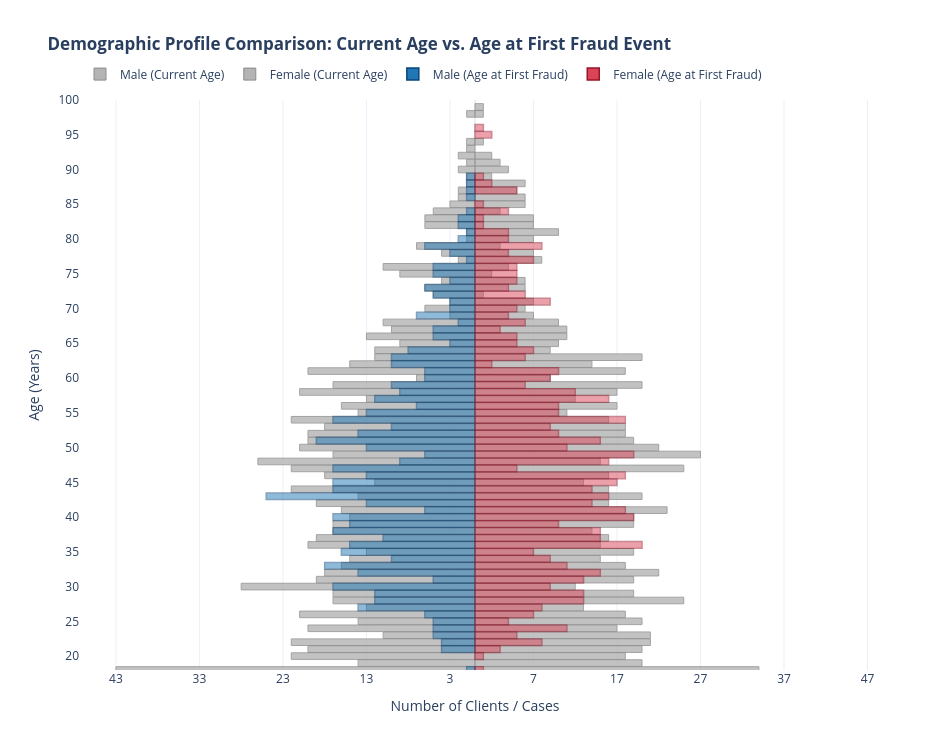

Here is the notebook cell this chart was saved with:
### Code cell
demographic_pd = demographic_df.toPandas()
males_gen = demographic_pd[demographic_pd["gender"] == "Male"]
females_gen = demographic_pd[demographic_pd["gender"] == "Female"]

demographic_first_fraud_age_pd = demographic_first_fraud_age_df.toPandas()
males_frd = demographic_first_fraud_age_pd[demographic_first_fraud_age_pd["gender"] == "Male"]
females_frd = demographic_first_fraud_age_pd[demographic_first_fraud_age_pd["gender"] == "Female"]


demographic_fig = go.Figure()

demographic_fig.add_trace(go.Bar(
    y=males_gen["current_age"],
    x=males_gen["count_pyramid"],
    name="Male (Current Age)",
    orientation="h",
    marker=dict(color="#B4B4B4", opacity=0.8, line=dict(color="#8C8C8C", width=1)),
    hovertemplate="<b>Age: %{y} years old</b><br>General Males: %{customdata:,}<extra></extra>",
    customdata=males_gen["count"]
))
demographic_fig.add_trace(go.Bar(
    y=females_gen["current_age"],
    x=females_gen["count_pyramid"],
    name="Female (Current Age)",
    orientation="h",
    marker=dict(color="#B4B4B4", opacity=0.8, line=dict(color="#8C8C8C", width=1)),
    hovertemplate="<b>Age: %{y} years old</b><br>General Females: %{x:,}<extra></extra>"
))

demographic_fig.add_trace(go.Bar(
    y=males_frd["age_at_first_fraud"],
    x=males_frd["count_pyramid"],
    name="Male (Age at First Fraud)",
    orientation="h",
    marker=dict(color="#1F77B4", opacity=0.5, line=dict(color="#0A4678", width=1.5)),
    hovertemplate="<b>Age: %{y} years old</b><br>Fraudulent Males: %{customdata:,}<extra></extra>",
    customdata=males_frd["count"]
))
demographic_fig.add_trace(go.Bar(
    y=females_frd["age_at_first_fraud"],
    x=females_frd["count_pyramid"],
    name="Female (Age at First Fraud)",
    orientation="h",
    marker=dict(color="#DB4455", opacity=0.5, line=dict(color="#961428", width=1.5)),
    hovertemplate="<b>Age: %{y} years old</b><br>Fraudulent Females: %{x:,}<extra></extra>"
))

max_count = int(max(demographic_pd["count"].max(), demographic_first_fraud_age_pd["count"].max()))
tick_step = max(1, max_count // 4)
tick_vals = list(range(-max_count - tick_step, max_count + tick_step, tick_step))
tick_text = [str(abs(v)) for v in tick_vals]

demographic_fig.update_layout(
    title="<b>Demographic Profile Comparison: Current Age vs. Age at First Fraud Event</b>",
    barmode="overlay",        
    bargap=0.05, height=750, width=950, autosize=False,    
    legend=dict(orientation="h", yanchor="bottom", y=1.02, xanchor="left", x=0),
    xaxis=dict(
        title="Number of Clients / Cases", 
        tickvals=tick_vals, ticktext=tick_text, range=[-max_count * 1.1, max_count * 1.1]
    ),
    yaxis=dict(title="Age (Years)", type="linear", range=[18, 100], dtick=5),
    template="plotly_white"
)

demographic_fig.show()

### Figure 1 — Plotly figure (JSON) as saved in the notebook; plotly's stock layout.template omitted (floating-point values rounded to 4 significant figures)
{"data": [{"customdata": [43, 14, 22, 20, 22, 11, 20, 14, 21, 13, 17, 17, 28, 19, 18, 16, 15, 13, 20, 19, 17, 17, 15, 16, 19, 14, 22, 12, 18, 22, 26, 17, 21, 20, 20, 18, 22, 14, 16, 13, 21, 17, 7, 20, 15, 12, 12, 9, 13, 10, 11, 3, 6, 3, 5, 6, 4, 9, 11, 2, 4, 7, 1, 1, 6, 6, 5, 3, 2, 2, 1, 1, 2, 1, 2, 1, 1, 1], "hovertemplate": "<b>Age: %{y} years old</b><br>General Males: %{customdata:,}<extra></extra>", "marker": {"color": "#B4B4B4", "line": {"color": "#8C8C8C", "width": 1}, "opacity": 0.8}, "name": "Male (Current Age)", "orientation": "h", "type": "bar", "x": [-43, -14, -22, -20, -22, -11, -20, -14, -21, -13, -17, -17, -28, -19, -18, -16, -15, -13, -20, -19, -17, -17, -15, -16, -19, -14, -22, -12, -18, -22, -26, -17, -21, -20, -20, -18, -22, -14, -16, -13, -21, -17, -7, -20, -15, -12, -12, -9, -13, -10, -11, -3, -6, -3, -5, -6, -4, -9, -11, -2, -4, -7, -1, -1, -6, -6, -5, -3, -2, -2, -1, -1, -2, -1, -2, -1, -1, -1], "y": [18, 19, 20, 21, 22, 23, 24, 25, 26, 27, 28, 29, 30, 31, 32, 33, 34, 35, 36, 37, 38, 39, 40, 41, 42, 43, 44, 45, 46, 47, 48, 49, 50, 51, 52, 53, 54, 55, 56, 57, 58, 59, 60, 61, 62, 63, 64, 65, 66, 67, 68, 69, 70, 71, 72, 73, 74, 75, 76, 77, 78, 79, 80, 81, 82, 83, 84, 85, 86, 87, 88, 89, 90, 91, 92, 93, 94, 98]}, {"hovertemplate": "<b>Age: %{y} years old</b><br>General Females: %{x:,}<extra></extra>", "marker": {"color": "#B4B4B4", "line": {"color": "#8C8C8C", "width": 1}, "opacity": 0.8}, "name": "Female (Current Age)", "orientation": "h", "type": "bar", "x": [34, 20, 18, 20, 21, 21, 17, 20, 18, 13, 25, 19, 12, 19, 22, 18, 15, 19, 15, 16, 14, 19, 19, 23, 16, 20, 16, 13, 16, 25, 15, 27, 22, 19, 18, 18, 16, 11, 17, 12, 17, 20, 9, 18, 14, 20, 9, 10, 11, 11, 10, 7, 6, 7, 1, 6, 6, 2, 4, 8, 7, 3, 7, 10, 7, 7, 3, 6, 6, 5, 6, 2, 4, 3, 2, 1, 1, 1, 1], "y": [18, 19, 20, 21, 22, 23, 24, 25, 26, 27, 28, 29, 30, 31, 32, 33, 34, 35, 36, 37, 38, 39, 40, 41, 42, 43, 44, 45, 46, 47, 48, 49, 50, 51, 52, 53, 54, 55, 56, 57, 58, 59, 60, 61, 62, 63, 64, 65, 66, 67, 68, 69, 70, 71, 72, 73, 74, 75, 76, 77, 78, 79, 80, 81, 82, 83, 84, 85, 86, 87, 88, 89, 90, 91, 92, 94, 98, 99, 101]}, {"customdata": [1, 4, 4, 5, 5, 5, 6, 14, 12, 12, 17, 5, 14, 18, 10, 16, 15, 11, 17, 15, 17, 6, 13, 25, 17, 17, 13, 17, 9, 6, 13, 19, 14, 10, 17, 13, 7, 12, 9, 10, 6, 6, 10, 10, 8, 3, 5, 5, 2, 7, 3, 3, 5, 6, 3, 5, 5, 1, 3, 6, 2, 1, 2, 2, 1, 1, 1, 1, 1], "hovertemplate": "<b>Age: %{y} years old</b><br>Fraudulent Males: %{customdata:,}<extra></extra>", "marker": {"color": "#1F77B4", "line": {"color": "#0A4678", "width": 1.5}, "opacity": 0.5}, "name": "Male (Age at First Fraud)", "orientation": "h", "type": "bar", "x": [-1, -4, -4, -5, -5, -5, -6, -14, -12, -12, -17, -5, -14, -18, -10, -16, -15, -11, -17, -15, -17, -6, -13, -25, -17, -17, -13, -17, -9, -6, -13, -19, -14, -10, -17, -13, -7, -12, -9, -10, -6, -6, -10, -10, -8, -3, -5, -5, -2, -7, -3, -3, -5, -6, -3, -5, -5, -1, -3, -6, -2, -1, -2, -2, -1, -1, -1, -1, -1], "y": [18, 21, 22, 23, 24, 25, 26, 27, 28, 29, 30, 31, 32, 33, 34, 35, 36, 37, 38, 39, 40, 41, 42, 43, 44, 45, 46, 47, 48, 49, 50, 51, 52, 53, 54, 55, 56, 57, 58, 59, 60, 61, 62, 63, 64, 65, 66, 67, 68, 69, 70, 71, 72, 73, 74, 75, 76, 77, 78, 79, 80, 81, 82, 83, 84, 86, 87, 88, 89]}, {"hovertemplate": "<b>Age: %{y} years old</b><br>Fraudulent Females: %{x:,}<extra></extra>", "marker": {"color": "#DB4455", "line": {"color": "#961428", "width": 1.5}, "opacity": 0.5}, "name": "Female (Age at First Fraud)", "orientation": "h", "type": "bar", "x": [1, 1, 3, 8, 5, 11, 4, 7, 8, 13, 13, 9, 13, 15, 11, 9, 7, 20, 15, 15, 10, 19, 18, 14, 16, 14, 17, 18, 5, 16, 19, 11, 15, 10, 9, 18, 10, 10, 16, 12, 6, 9, 10, 2, 6, 7, 5, 5, 3, 6, 4, 5, 9, 6, 4, 5, 5, 5, 7, 4, 8, 4, 4, 1, 1, 4, 1, 5, 2, 1, 2, 1], "y": [18, 20, 21, 22, 23, 24, 25, 26, 27, 28, 29, 30, 31, 32, 33, 34, 35, 36, 37, 38, 39, 40, 41, 42, 43, 44, 45, 46, 47, 48, 49, 50, 51, 52, 53, 54, 55, 56, 57, 58, 59, 60, 61, 62, 63, 64, 65, 66, 67, 68, 69, 70, 71, 72, 73, 74, 75, 76, 77, 78, 79, 80, 81, 82, 83, 84, 85, 87, 88, 89, 95, 96]}], "layout": {"autosize": false, "bargap": 0.05, "barmode": "overlay", "height": 750, "legend": {"orientation": "h", "x": 0, "xanchor": "left", "y": 1.02, "yanchor": "bottom"}, "title": {"text": "<b>Demographic Profile Comparison: Current Age vs. Age at First Fraud Event</b>"}, "width": 950, "xaxis": {"range": [-47.3, 47.3], "ticktext": ["53", "43", "33", "23", "13", "3", "7", "17", "27", "37", "47"], "tickvals": [-53, -43, -33, -23, -13, -3, 7, 17, 27, 37, 47], "title": {"text": "Number of Clients / Cases"}, "type": "linear"}, "yaxis": {"dtick": 5, "range": [18, 100], "title": {"text": "Age (Years)"}, "type": "linear"}}}
